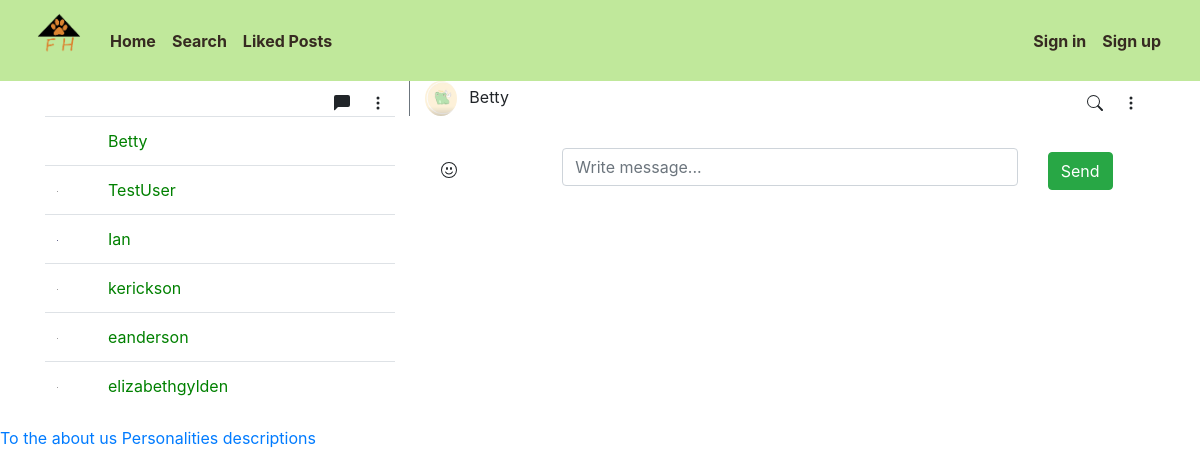
/messages/11, run on the app's committed database.
### profile_app/models.py (models this page shows, shortened)
class Profile(AbstractBaseUser):
    userID = models.AutoField(primary_key=True)
    email = models.EmailField(verbose_name="email", unique=True, max_length = 60)
    username = models.CharField(max_length=50, unique=True)
    date_joined = models.DateTimeField(verbose_name = " Date Joined", auto_now_add=True)
    last_login = models.DateTimeField(verbose_name="Last Login", auto_now=True)
    is_admin = models.BooleanField(default=False)
    is_active = models.BooleanField(default=True)
    is_staff = models.BooleanField(default=False)
    is_superuser = models.BooleanField(default=False)
    first_name = models.CharField(max_length=50, blank=True)
    password = models.CharField(max_length=500)
    profile_picture = models.ImageField(max_length=255, upload_to=get_profile_image_filepath, null=True, blank=True, default="static/profile_app/default_pfp.png")
    location = models.CharField(max_length=30, choices=LOCATION_CHOICES, default="FARGO")
    liked_posts = models.ManyToManyField('pet_post_app.Post', blank=True)
    objects = MyAccountManager()
    USERNAME_FIELD = 'email'
    REQUIRED_FIELDS = ['username']

### messaging_app/views.py (the view)
# urls.py: path('messages/<str:id1><str:id2>', views.messages, name='messages'),
def messages(request, id1, id2):
    if (User.objects.get(userID=id1) == request.user):
        user_obj = User.objects.get(userID=id2)
    else:
        user_obj = User.objects.get(userID=id1)
    users = User.objects.exclude(username=request.user.username)
    thread_name = f'chat_{id1}{id2}'
    message_obj = Message.objects.filter(thread_name=thread_name)
    return render(request, 'messaging_page.html', context={'users':users, 'user':user_obj, 'messages': message_obj})

### messaging_app/templates/messaging_page.html (shortened to what this page needs)
{% extends 'base_page.html' %}
{% load static %}
{% block content %}
<div class="back-container">
    <div class="container front-container1">
        <div class="row chat-top">
            <div class="col-sm-4 border-right border-secondary">
                <span class="float-right mt-2">
                    <svg width="1em" height="1em" viewBox="0 0 16 16" class="bi bi-chat-left-fill mx-3"
                        fill="currentColor" xmlns="http://www.w3.org/2000/svg">
                        <path fill-rule="evenodd"
                            d="M2 0a2 2 0 0 0-2 2v12.793a.5.5 0 0 0 .854.353l2.853-2.853A1 1 0 0 1 4.414 12H14a2 2 0 0 0 2-2V2a2 2 0 0 0-2-2H2z" />
                    </svg>
                    <svg width="1em" height="1em" viewBox="0 0 16 16" class="bi bi-three-dots-vertical mr-2"
                        fill="currentColor" xmlns="http://www.w3.org/2000/svg">
                        <path fill-rule="evenodd"
                            d="M9.5 13a1.5 1.5 0 1 1-3 0 1.5 1.5 0 0 1 3 0zm0-5a1.5 1.5 0 1 1-3 0 1.5 1.5 0 0 1 3 0zm0-5a1.5 1.5 0 1 1-3 0 1.5 1.5 0 0 1 3 0z" />
                    </svg>
                </span>
            </div>
            <div class="col-sm-8">
                <img src="{{user.profile_picture.url}}" alt="" height="35"  class="profile-image rounded-circle">
                <span class="ml-2">{{user.username}}</span>
                <span class="float-right mt-2">
                    <svg width="1em" height="1em" viewBox="0 0 16 16" class="bi bi-three-dots-vertical mx-3"
                        fill="currentColor" xmlns="http://www.w3.org/2000/svg">
                        <path fill-rule="evenodd"
                            d="M9.5 13a1.5 1.5 0 1 1-3 0 1.5 1.5 0 0 1 3 0zm0-5a1.5 1.5 0 1 1-3 0 1.5 1.5 0 0 1 3 0zm0-5a1.5 1.5 0 1 1-3 0 1.5 1.5 0 0 1 3 0z" />
                    </svg>
                </span>
            </div>
        </div>
        <div class="row">
            <div class="col-sm-4 contacts">
                <div class="contact-table-scroll">
                    <table class="table table-hover">
                        <tbody>
                            {% for user in users%}
                            <tr>
                                <td><img src="{{user.profile_picture.url}}" height="0.5em" alt="" class="profile-image rounded-circle">
                                </td>
                                {% if user.userID > request.user.userID %}
                                <td><a style="color: green" id="{{user.username}}" href="{% url 'messages' id1=user.userID id2=request.user.userID%}">{{user.username}}</a></td>
                                {% else %}
                                <td><a style="color: green" id="{{user.username}}" href="{% url 'messages' id1=request.user.userID id2=user.userID%}">{{user.username}}</a></td>
                                {% endif %}
                            </tr>
                            {% endfor %}
                        </tbody>
                    </table>
                </div>
            </div>
            <div class="col-sm-8 message-area">
                <div class="row message-box p-3">
                    <div class="col-sm-2 mt-2">
                    </div>
                    <div class="col-sm-8">
                        <input type="text" class="form-control" id="message_input" placeholder="Write message...">
                    </div>
                    <div class="col-sm-2 mt-1">
                        <div class="control">
                            <button class="btn btn-success" id="chat-message-submit">Send</button>
                        </div>
                    </div>
                </div>
            </div>
        </div>
    </div>
</div>
{% endblock %}

### data on the page
Profile: profile_picture (picture), username "Betty"
Profile: username "TestUser"
Profile: username "Ian"
Profile: username "kerickson"
Profile: username "eanderson"
Profile: username "elizabethgylden"
